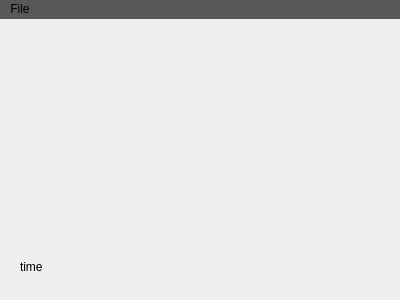
<?xml version="1.0" encoding="UTF-8"?>
<ui version="4.0">
 <class>MainWindow</class>
 <widget class="QMainWindow" name="MainWindow">
  <property name="geometry">
   <rect>
    <x>0</x>
    <y>0</y>
    <width>400</width>
    <height>300</height>
   </rect>
  </property>
  <property name="windowTitle">
   <string>MainWindow</string>
  </property>
  <widget class="QWidget" name="centralWidget">
   <widget class="QLabel" name="timeLabel">
    <property name="geometry">
     <rect>
      <x>20</x>
      <y>240</y>
      <width>161</width>
      <height>16</height>
     </rect>
    </property>
    <property name="text">
     <string>time</string>
    </property>
   </widget>
  </widget>
  <widget class="QMenuBar" name="menuBar">
   <property name="geometry">
    <rect>
     <x>0</x>
     <y>0</y>
     <width>400</width>
     <height>23</height>
    </rect>
   </property>
   <property name="styleSheet">
    <string notr="true">background-color: rgb(88, 88, 88)</string>
   </property>
   <widget class="QMenu" name="menuFile">
    <property name="title">
     <string>File</string>
    </property>
   </widget>
   <addaction name="menuFile"/>
  </widget>
 </widget>
 <layoutdefault spacing="6" margin="11"/>
 <resources/>
 <connections/>
</ui>
